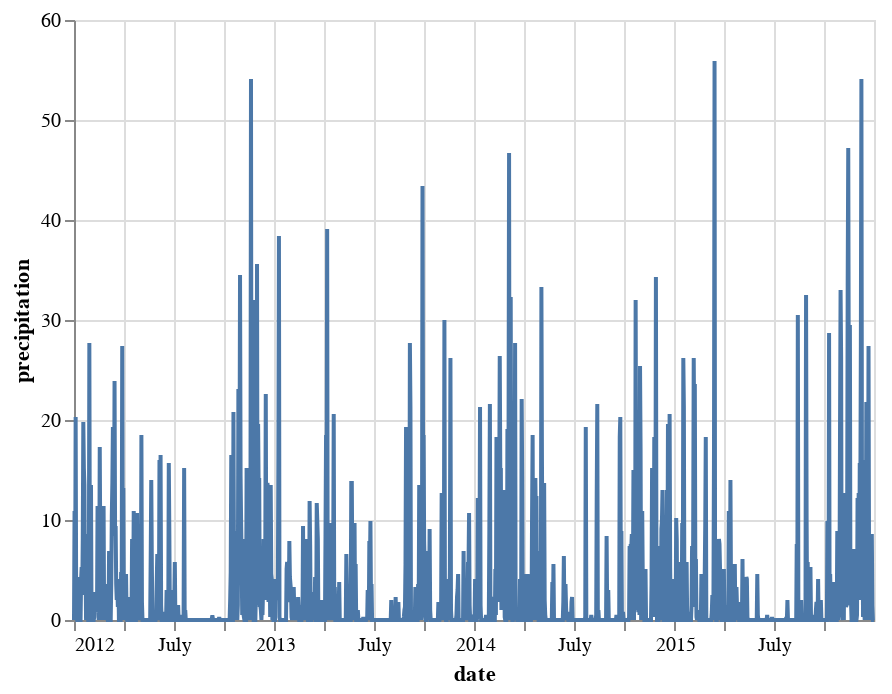

Notebook source saved alongside this figure:
### Markdown cell above
Note ':Q', which tells the tool what type of data is in the column (sometimes it can guess OK w/out this.
Options:
* `Q` - Quantitative (i.e. numbers)
* `N` - Nominal/categorical (e.g. the 'weather' column here - several different categories)
* `O` - Ordinal (categorical with an order, e.g. 'Gold', 'Silver', 'Bronze')
* `T` - Temporal (provides some tools for dealing with dates or time series data)

### Code cell
# Line chart - precipitation by day
alt.Chart(df).mark_line().encode(
    x='date:T', # Treat as temporal value
    y='precipitation'
)

### Figure 1 — Vega-Lite specification as saved in the notebook (floating-point values rounded to 4 significant figures; data arrays with more than 128 entries replaced by an {"elided": "..."} marker saying what was removed)
{"$schema": "https://vega.github.io/schema/vega-lite/v3.4.0.json", "config": {"background": "white", "mark": {"tooltip": null}, "view": {"height": 300, "width": 400}}, "data": {"name": "data-e0082f48dd2b52cfa8769983f453b4c7"}, "datasets": {"data-e0082f48dd2b52cfa8769983f453b4c7": {"elided": "1461 records"}}, "encoding": {"x": {"field": "date", "type": "temporal"}, "y": {"field": "precipitation", "type": "quantitative"}}, "mark": "line"}
